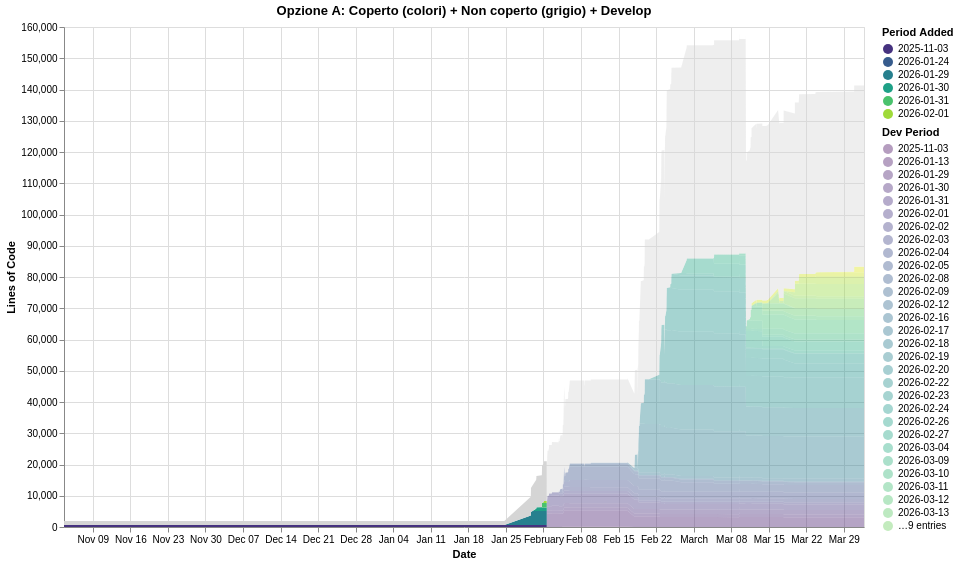

Write the Vega-Lite specification saved for this chart.
### Vega-Lite specification from a JSON file in a GitHub repository (floating-point values rounded to 4 significant figures; data arrays with more than 128 entries replaced by an {"elided": "..."} marker saying what was removed)
{"$schema": "https://vega.github.io/schema/vega-lite/v5.json", "title": "Opzione A: Coperto (colori) + Non coperto (grigio) + Develop", "width": 800, "height": 500, "layer": [{"data": {"values": {"elided": "144 records"}}, "mark": {"type": "area", "opacity": 1}, "encoding": {"x": {"field": "commit_date", "type": "temporal", "title": "Date"}, "y": {"field": "line_count", "type": "quantitative", "title": "Lines of Code", "stack": true}, "color": {"field": "period", "type": "ordinal", "scale": {"scheme": "viridis"}, "title": "Period Added"}, "order": {"field": "period", "sort": "ascending"}}}, {"data": {"values": [{"commit_date": "2025-11-03T15:10:11", "covered_total": 0, "total": 1}, {"commit_date": "2025-11-03T15:22:39", "covered_total": 0, "total": 1}, {"commit_date": "2025-11-03T15:23:25", "covered_total": 660, "total": 1886}, {"commit_date": "2025-11-03T15:29:04", "covered_total": 660, "total": 1886}, {"commit_date": "2025-11-03T15:41:37", "covered_total": 665, "total": 1900}, {"commit_date": "2026-01-24T17:11:11", "covered_total": 671, "total": 1918}, {"commit_date": "2026-01-29T15:42:43", "covered_total": 3687, "total": 9663}, {"commit_date": "2026-01-29T16:16:49", "covered_total": 4672, "total": 12193}, {"commit_date": "2026-01-29T16:17:34", "covered_total": 4783, "total": 12477}, {"commit_date": "2026-01-29T23:11:51", "covered_total": 5092, "total": 13271}, {"commit_date": "2026-01-30T15:06:07", "covered_total": 5810, "total": 15056}, {"commit_date": "2026-01-30T15:07:36", "covered_total": 5811, "total": 15059}, {"commit_date": "2026-01-30T15:41:43", "covered_total": 5812, "total": 15059}, {"commit_date": "2026-01-30T15:42:19", "covered_total": 5887, "total": 15245}, {"commit_date": "2026-01-30T15:47:25", "covered_total": 5887, "total": 15245}, {"commit_date": "2026-01-30T15:49:54", "covered_total": 5923, "total": 15335}, {"commit_date": "2026-01-30T15:52:03", "covered_total": 5945, "total": 15390}, {"commit_date": "2026-01-30T16:00:16", "covered_total": 5971, "total": 15455}, {"commit_date": "2026-01-30T16:23:26", "covered_total": 6060, "total": 15675}, {"commit_date": "2026-01-30T16:32:06", "covered_total": 6078, "total": 15720}, {"commit_date": "2026-01-30T16:32:27", "covered_total": 6192, "total": 16003}, {"commit_date": "2026-01-30T16:35:56", "covered_total": 6218, "total": 16068}, {"commit_date": "2026-01-30T16:36:10", "covered_total": 6291, "total": 16248}, {"commit_date": "2026-01-30T16:39:18", "covered_total": 6331, "total": 16348}, {"commit_date": "2026-01-31T16:53:16", "covered_total": 6415, "total": 16552}, {"commit_date": "2026-01-31T17:00:41", "covered_total": 6513, "total": 16785}, {"commit_date": "2026-01-31T17:10:01", "covered_total": 6626, "total": 17053}, {"commit_date": "2026-01-31T17:18:21", "covered_total": 6837, "total": 17561}, {"commit_date": "2026-01-31T17:24:15", "covered_total": 6914, "total": 17747}, {"commit_date": "2026-01-31T17:32:47", "covered_total": 7131, "total": 18269}, {"commit_date": "2026-01-31T17:37:37", "covered_total": 7346, "total": 18786}, {"commit_date": "2026-01-31T17:42:58", "covered_total": 7536, "total": 19243}, {"commit_date": "2026-01-31T17:49:23", "covered_total": 7733, "total": 19716}, {"commit_date": "2026-02-01T01:43:32", "covered_total": 7972, "total": 20275}, {"commit_date": "2026-02-01T01:52:40", "covered_total": 8199, "total": 20803}, {"commit_date": "2026-02-01T02:02:19", "covered_total": 8299, "total": 21034}, {"commit_date": "2026-02-01T14:58:15", "covered_total": 8299, "total": 21034}]}, "mark": {"type": "area", "color": "#d5d5d5"}, "encoding": {"x": {"field": "commit_date", "type": "temporal"}, "y": {"field": "covered_total", "type": "quantitative"}, "y2": {"field": "total"}, "tooltip": [{"field": "commit_date", "type": "temporal", "title": "Date"}, {"field": "covered_total", "type": "quantitative", "title": "Covered"}, {"field": "total", "type": "quantitative", "title": "Total"}]}}, {"data": {"values": {"elided": "6500 records"}}, "mark": {"type": "area", "opacity": 0.4}, "encoding": {"x": {"field": "commit_date", "type": "temporal"}, "y": {"field": "line_count", "type": "quantitative", "stack": true}, "color": {"field": "dev_period", "type": "ordinal", "scale": {"scheme": "viridis"}, "legend": {"title": "Dev Period", "symbolOpacity": 0.4}}, "order": {"field": "dev_period", "sort": "ascending"}}}, {"data": {"values": {"elided": "404 records"}}, "mark": {"type": "area", "color": "#d5d5d5", "opacity": 0.4}, "encoding": {"x": {"field": "commit_date", "type": "temporal"}, "y": {"field": "covered_total", "type": "quantitative"}, "y2": {"field": "total"}}}], "resolve": {"scale": {"color": "independent"}, "legend": {"color": "independent"}}}
